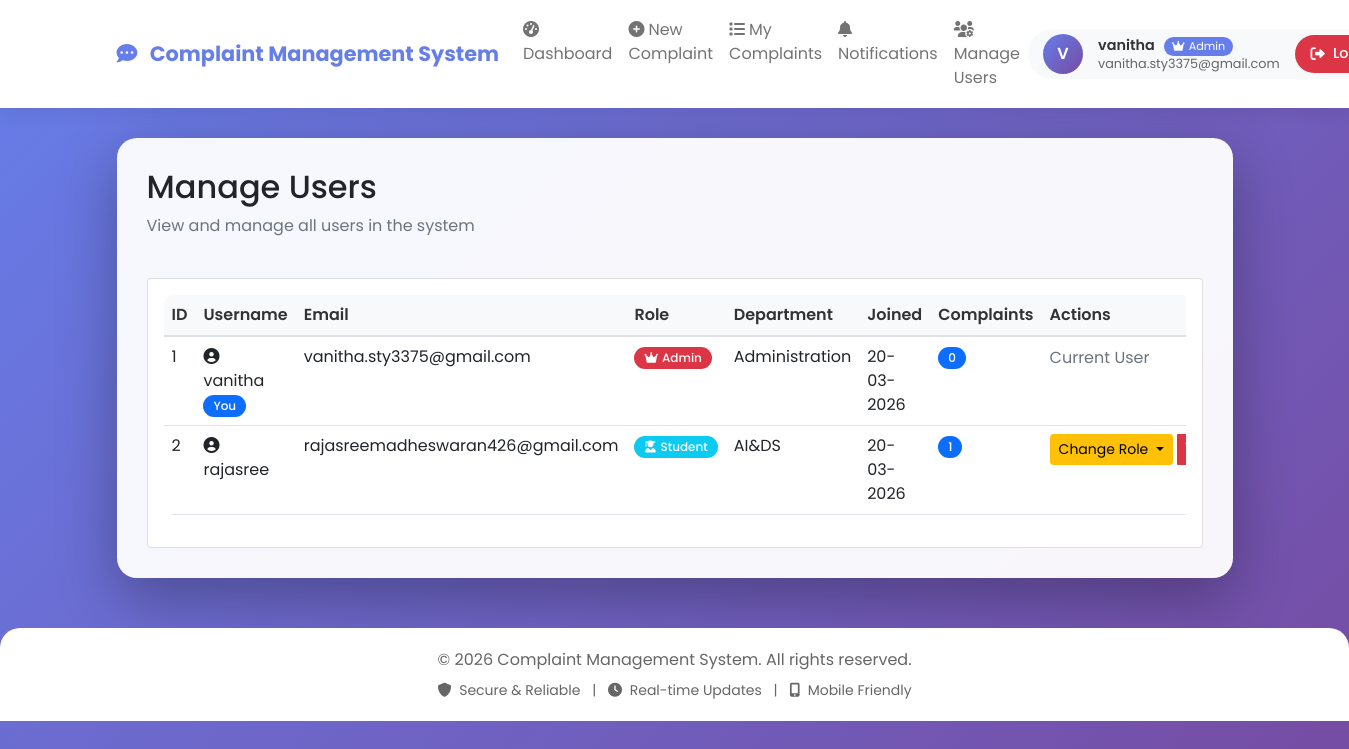
Before: /admin/users (signed in) with the older database file.
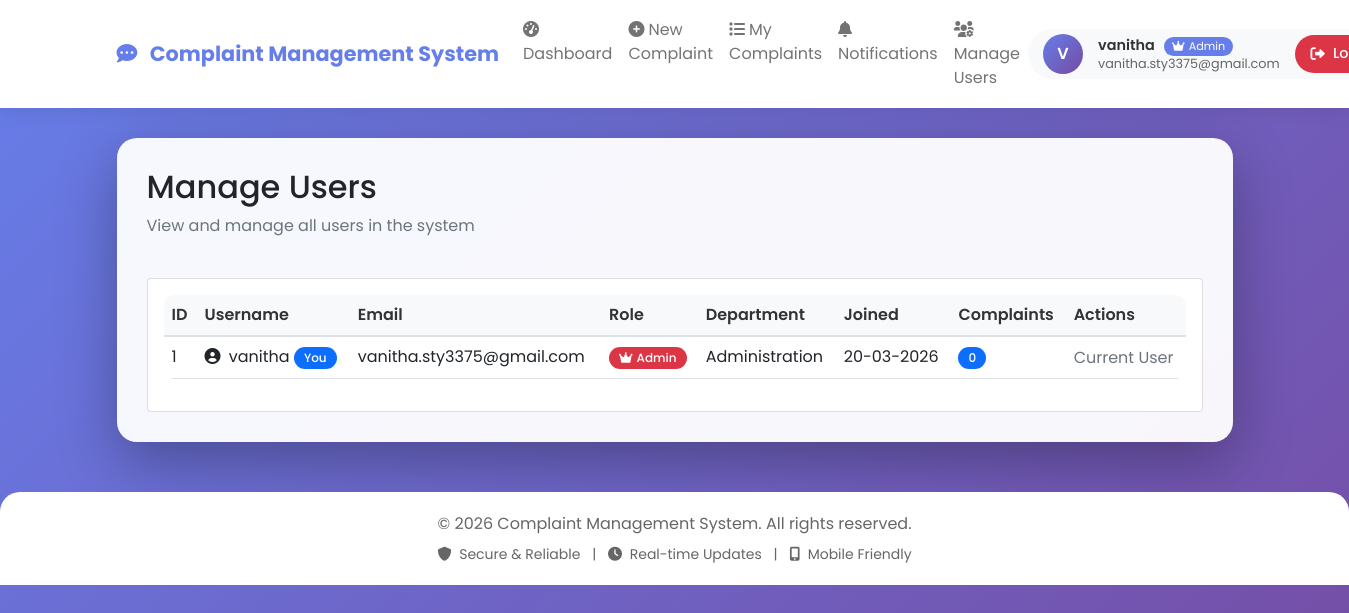
After: the same page with the newer database file.
### models.py (models this page shows)
class User(UserMixin, db.Model):
    id = db.Column(db.Integer, primary_key=True)
    username = db.Column(db.String(80), unique=True, nullable=False)
    email = db.Column(db.String(120), unique=True, nullable=False)
    password = db.Column(db.String(200), nullable=False)
    role = db.Column(db.String(20), default='user')  # 'user', 'admin', 'staff'
    department = db.Column(db.String(50))
    created_at = db.Column(db.DateTime, default=datetime.utcnow)
    complaints = db.relationship('Complaint', backref='author', lazy=True, foreign_keys='Complaint.user_id')
    assigned_complaints = db.relationship('Complaint', backref='assigned_staff', lazy=True, foreign_keys='Complaint.assigned_to')

### app.py (the view)
@app.route('/admin/users')
@login_required
def manage_users():
    if current_user.role != 'admin':
        abort(403)
    users = User.query.all()
    return render_template('manage_users.html', users=users)

### app.py (called while the page is built)
@login_manager.user_loader
def load_user(user_id):
    return User.query.get(int(user_id))

### templates/manage_users.html (shortened to what the changed rows need)
{% extends "base.html" %}
{% block content %}
<div class="row mb-4">
    <div class="col-12">
        <h2>Manage Users</h2>
    </div>
</div>
<div class="row">
    <div class="col-12">
        <div class="card">
            <div class="card-body">
                <div class="table-responsive">
                    <table class="table table-hover">
                        <thead>
                            <tr>
                                <th>ID</th>
                                <th>Username</th>
                                <th>Email</th>
                                <th>Role</th>
                                <th>Department</th>
                                <th>Joined</th>
                                <th>Complaints</th>
                                <th>Actions</th>
                             </thead>
                        <tbody>
                            {% for user in users %}
                            <tr>
                                <td>{{ user.id }}</td>
                                <td>
                                    <i class="fas fa-user-circle me-1"></i>
                                    {{ user.username }}
                                    {% if user.id == current_user.id %}
                                        <span class="badge bg-primary">You</span>
                                    {% endif %}
                                </td>
                                <td>{{ user.email }}</td>
                                <td>
                                    {% if user.role == 'admin' %}
                                        <span class="badge bg-danger">
                                            <i class="fas fa-crown me-1"></i>Admin
                                        </span>
                                    {% elif user.role == 'staff' %}
                                        <span class="badge bg-success">
                                            <i class="fas fa-chalkboard-teacher me-1"></i>Staff
                                        </span>
                                    {% else %}
                                        <span class="badge bg-info">
                                            <i class="fas fa-user-graduate me-1"></i>Student
                                        </span>
                                    {% endif %}
                                </td>
                                <td>{{ user.department or 'Not specified' }}</td>
                                <td>
                                    {% if user.created_at %}
                                        {{ user.created_at.strftime('%d-%m-%Y') }}
                                    {% else %}
                                        N/A
                                    {% endif %}
                                </td>
                                <td>
                                    <span class="badge bg-primary">{{ user.complaints|length }}</span>
                                </td>
                                <td>
                                    <div class="btn-group" role="group">
                                        {% if user.id != current_user.id %}
                                            <button type="button" class="btn btn-sm btn-warning dropdown-toggle" data-bs-toggle="dropdown">
                                                Change Role
                                            </button>
                                        {% else %}
                                            <span class="text-muted">Current User</span>
                                        {% endif %}
                                        {% if user.role != 'admin' and user.id != current_user.id %}
                                            <button type="button"
                                                    class="btn btn-sm btn-danger"
                                                    data-bs-toggle="modal"
                                                    data-bs-target="#deleteUserModal{{ user.id }}"
                                                    title="Delete User">
                                            </button>
                                        {% endif %}
                                    </div>
                                </td>
                            </tr>
                            {% endfor %}
                        </tbody>
                    </table>
                </div>
            </div>
        </div>
    </div>
</div>
{% endblock %}

### templates/base.html (shortened to what the changed rows need)
<!DOCTYPE html>
<html lang="en">
<head>
    <link href="https://cdn.jsdelivr.net/npm/bootstrap@5.1.3/dist/css/bootstrap.min.css" rel="stylesheet">
    <link rel="stylesheet" href="https://cdnjs.cloudflare.com/ajax/libs/font-awesome/6.0.0/css/all.min.css">
</head>
<body>
    <nav class="navbar navbar-expand-lg navbar-light">
        <div class="container">
            <div class="collapse navbar-collapse" id="navbarNav">
                {% if current_user.is_authenticated %}
                <div class="user-info">
                    <div class="user-details">
                        <div class="user-avatar">
                            {{ current_user.username[0]|upper }}
                        </div>
                        <div class="user-text">
                            <div>
                                <span class="user-name">{{ current_user.username }}</span>
                                <span class="user-role-badge">
                                    {% if current_user.role == 'admin' %}
                                        <i class="fas fa-crown me-1"></i>Admin
                                    {% elif current_user.role == 'staff' %}
                                        <i class="fas fa-chalkboard-teacher me-1"></i>Staff
                                    {% else %}
                                        <i class="fas fa-user-graduate me-1"></i>Student
                                    {% endif %}
                                </span>
                            </div>
                            <div class="user-email">{{ current_user.email }}</div>
                        </div>
                    </div>
                    <a href="{{ url_for('logout') }}" class="logout-btn"
                       onclick="return confirm('Are you sure you want to logout?')">
                        <i class="fas fa-sign-out-alt"></i> Logout
                    </a>
                </div>
                {% else %}
                <div>
                    <a href="{{ url_for('login') }}" class="btn btn-outline-primary me-2">Login</a>
                    <a href="{{ url_for('register') }}" class="btn btn-primary">Register</a>
                </div>
                {% endif %}
            </div>
        </div>
    </nav>
    <div class="container">
        <div class="main-content">
            {% block content %}{% endblock %}
        </div>
    </div>
</body>
</html>

Changed rows visible on the page:
removed User: id "2", username "rajasree", email "rajasreemadheswaran426@gmail.com", role "student" (drawn), department "AI&DS", created_at "20-03-2026", complaints|length "1"
